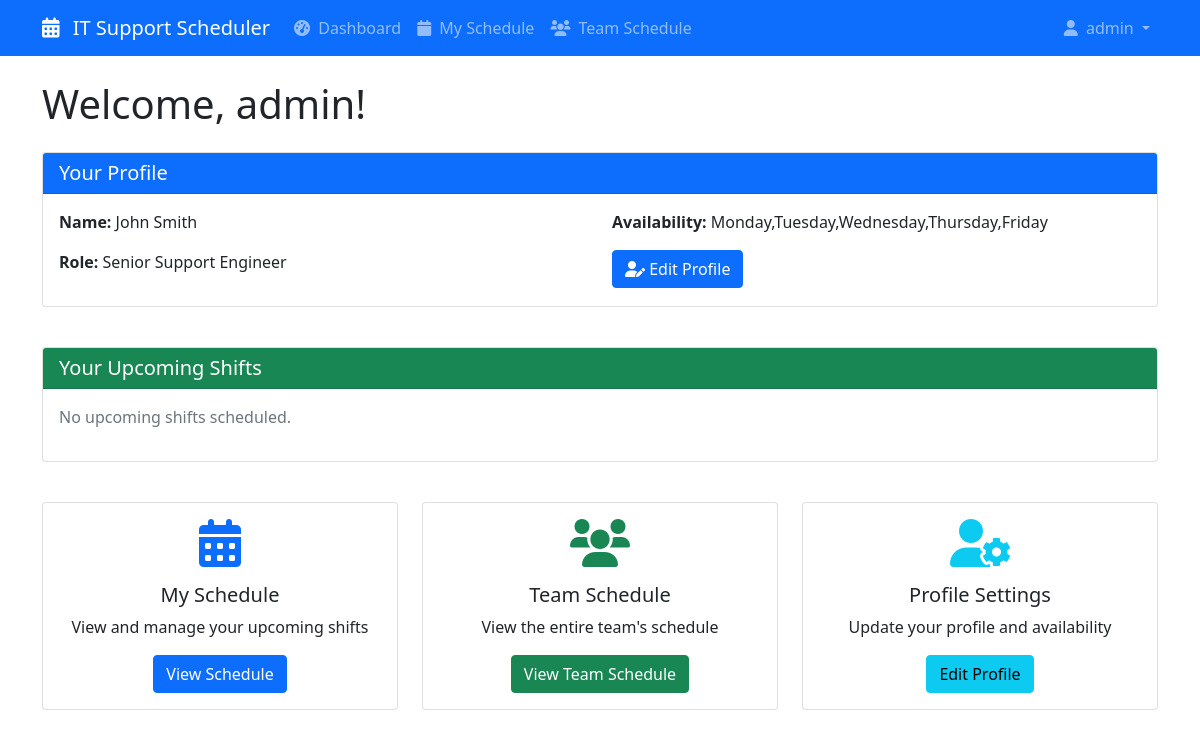
Page /user/dashboard (signed in) on the committed database.
### app/models.py (models this page shows, shortened)
class User(UserMixin, db.Model):
    id = db.Column(db.Integer, primary_key=True)
    username = db.Column(db.String(64), index=True, unique=True)
    email = db.Column(db.String(120), index=True, unique=True)
    password_hash = db.Column(db.String(128))
    is_admin = db.Column(db.Boolean, default=False)
    team_member = db.relationship('TeamMember', backref='user', uselist=False)

class TeamMember(db.Model):
    id = db.Column(db.Integer, primary_key=True)
    name = db.Column(db.String(64), index=True)
    role = db.Column(db.String(64))
    availability = db.Column(db.String(128))  # Comma-separated days
    shifts = db.relationship('Shift', backref='team_member', lazy='dynamic')
    user_id = db.Column(db.Integer, db.ForeignKey('user.id'))

### app/user/routes.py (the view)
@bp.route('/dashboard')
@login_required
def dashboard():
    team_member = TeamMember.query.filter_by(user_id=current_user.id).first()
    if not team_member:
        flash('You are not assigned as a team member.', 'warning')
        return redirect(url_for('main.index'))
    today = datetime.now().date()
    end_date = today + timedelta(days=30)  # Expand to 30 days for more comprehensive analysis
    upcoming_shifts = Shift.query.filter(
        Shift.team_member_id == team_member.id,
        Shift.date >= datetime.now().date()
    ).order_by(Shift.date).all()
    team_shifts = Shift.query.filter(
        Shift.date >= today,
        Shift.date <= end_date
    ).all()
    shift_distribution = {
        'Morning': len([s for s in team_shifts if s.shift_type == 'Morning']),
        'Afternoon': len([s for s in team_shifts if s.shift_type == 'Afternoon']),
        'Night': len([s for s in team_shifts if s.shift_type == 'Night'])
    }
    personal_shifts = Shift.query.filter(
        Shift.team_member_id == team_member.id,
        Shift.date >= today,
        Shift.date <= end_date
    ).all()
    personal_shift_distribution = {
        'Morning': len([s for s in personal_shifts if s.shift_type == 'Morning']),
        'Afternoon': len([s for s in personal_shifts if s.shift_type == 'Afternoon']),
        'Night': len([s for s in personal_shifts if s.shift_type == 'Night'])
    }
    team_members = TeamMember.query.all()
    workload_data = []
    workload_labels = []
    for member in team_members:
        member_shifts = Shift.query.filter(
            Shift.team_member_id == member.id,
            Shift.date >= today,
            Shift.date <= end_date
        ).count()
        workload_data.append(member_shifts)
        workload_labels.append(member.name)
    return render_template('user/dashboard.html',
                         team_member=team_member,
                         upcoming_shifts=upcoming_shifts,
                         shift_distribution=shift_distribution,
                         personal_shift_distribution=personal_shift_distribution,
                         workload_labels=workload_labels,
                         workload_data=workload_data)

### app/models.py (called while the page is built)
@login.user_loader
def load_user(id):
    return User.query.get(int(id))

### app/templates/user/dashboard.html (shortened to what this page needs)
{% extends "base.html" %}
{% block content %}
<div class="container mt-4">
    <h1 class="mb-4">Welcome, {{ current_user.username }}!</h1>
    {% if team_member %}
    <div class="row mb-4">
        <div class="col-md-12">
            <div class="card">
                <div class="card-header bg-primary text-white">
                    <h5 class="card-title mb-0">Your Profile</h5>
                </div>
                <div class="card-body">
                    <div class="row">
                        <div class="col-md-6">
                            <p><strong>Name:</strong> {{ team_member.name }}</p>
                            <p><strong>Role:</strong> {{ team_member.role }}</p>
                        </div>
                        <div class="col-md-6">
                            <p><strong>Availability:</strong> {{ team_member.availability }}</p>
                            <a href="{{ url_for('user.profile') }}" class="btn btn-primary">
                                <i class="fas fa-user-edit"></i> Edit Profile
                            </a>
                        </div>
                    </div>
                </div>
            </div>
        </div>
    </div>
    <div class="row mb-4">
        <div class="col-md-12">
            <div class="card">
                <div class="card-header bg-success text-white">
                    <h5 class="card-title mb-0">Your Upcoming Shifts</h5>
                </div>
                <div class="card-body">
                    {% if upcoming_shifts %}
                    <div class="table-responsive">
                        <table class="table">
                            <thead>
                                <tr>
                                    <th>Date</th>
                                    <th>Shift Type</th>
                                </tr>
                            </thead>
                            <tbody>
                                {% for shift in upcoming_shifts %}
                                <tr>
                                    <td>{{ shift.date.strftime('%Y-%m-%d') }}</td>
                                    <td>{{ shift.shift_type }}</td>
                                </tr>
                                {% endfor %}
                            </tbody>
                        </table>
                    </div>
                    {% else %}
                    <p class="text-muted">No upcoming shifts scheduled.</p>
                    {% endif %}
                </div>
            </div>
        </div>
    </div>
    {% else %}
    <div class="alert alert-info">
        <h4 class="alert-heading">Welcome to the IT Support Scheduler!</h4>
        <p>You are not currently assigned as a team member. If you believe this is an error, please contact your administrator.</p>
    </div>
    {% endif %}
    <div class="row">
        <div class="col-md-4">
            <div class="card">
                <div class="card-body text-center">
                    <i class="fas fa-calendar-alt fa-3x mb-3 text-primary"></i>
                    <h5 class="card-title">My Schedule</h5>
                    <p class="card-text">View and manage your upcoming shifts</p>
                    <a href="{{ url_for('user.my_schedule') }}" class="btn btn-primary">View Schedule</a>
                </div>
            </div>
        </div>
        <div class="col-md-4">
            <div class="card">
                <div class="card-body text-center">
                    <i class="fas fa-users fa-3x mb-3 text-success"></i>
                    <h5 class="card-title">Team Schedule</h5>
                    <p class="card-text">View the entire team's schedule</p>
                    <a href="{{ url_for('user.team_schedule') }}" class="btn btn-success">View Team Schedule</a>
                </div>
            </div>
        </div>
        <div class="col-md-4">
            <div class="card">
                <div class="card-body text-center">
                    <i class="fas fa-user-cog fa-3x mb-3 text-info"></i>
                    <h5 class="card-title">Profile Settings</h5>
                    <p class="card-text">Update your profile and availability</p>
                    <a href="{{ url_for('user.profile') }}" class="btn btn-info">Edit Profile</a>
                </div>
            </div>
        </div>
    </div>
</div>
{% endblock %}

### app/templates/base.html (shortened to what this page needs)
<!DOCTYPE html>
<html lang="en">
<head>
    <link href="https://cdn.jsdelivr.net/npm/bootstrap@5.1.3/dist/css/bootstrap.min.css" rel="stylesheet">
    <link href="https://cdnjs.cloudflare.com/ajax/libs/font-awesome/6.0.0/css/all.min.css" rel="stylesheet">
</head>
<body>
    <nav class="navbar navbar-expand-lg navbar-dark bg-primary">
        <div class="container">
            <a class="navbar-brand" href="{{ url_for('user.dashboard') }}">
                <i class="fas fa-calendar-alt me-2"></i>
                IT Support Scheduler
            </a>
            <div class="collapse navbar-collapse" id="navbarNav">
                <ul class="navbar-nav me-auto">
                    {% if current_user.is_authenticated %}
                    <li class="nav-item">
                        <a class="nav-link" href="{{ url_for('user.dashboard') }}">
                            <i class="fas fa-tachometer-alt me-1"></i>
                            Dashboard
                        </a>
                    </li>
                    <li class="nav-item">
                        <a class="nav-link" href="{{ url_for('user.my_schedule') }}">
                            <i class="fas fa-calendar me-1"></i>
                            My Schedule
                        </a>
                    </li>
                    <li class="nav-item">
                        <a class="nav-link" href="{{ url_for('user.team_schedule') }}">
                            <i class="fas fa-users me-1"></i>
                            Team Schedule
                        </a>
                    </li>
                    {% endif %}
                </ul>
                <ul class="navbar-nav">
                    {% if current_user.is_authenticated %}
                    <li class="nav-item dropdown">
                        <a class="nav-link dropdown-toggle" href="#" id="navbarDropdown" role="button" data-bs-toggle="dropdown">
                            <i class="fas fa-user me-1"></i>
                            {{ current_user.username }}
                        </a>
                    </li>
                    {% endif %}
                </ul>
            </div>
        </div>
    </nav>
    {% block content %}{% endblock %}
</body>
</html>

### app/templates/base.html (style rules this page uses)
.card { transition: transform 0.2s; margin-bottom: 1rem; }

### rows in the picture
User: username "admin"
TeamMember: name "John Smith", role "Senior Support Engineer", availability "Monday,Tuesday,Wednesday,Thursday,Friday"
